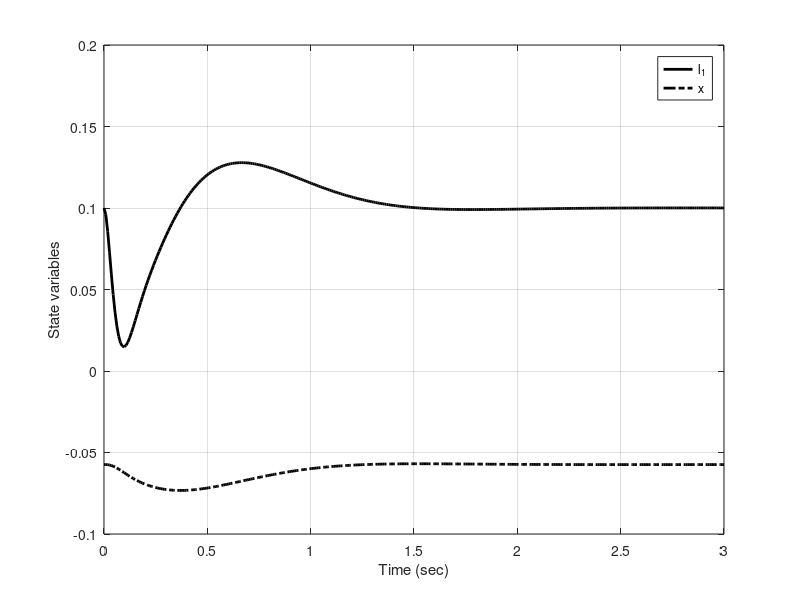

Reproduce this figure in MATLAB.
%
%   Pole placement and Simulation of the active suspension system
%   Example 6-18 of the book
%   Copyright Hamid D. Taghirad 2014
%
clear all
A=[0 0 1 -1 0; 0 0 1 0 0;-10 0 -2 2 0;720 -660 12 -12 0; 1 0 0 0 0];
b1=[0 ; 0; 0.00333; -0.02; 0];
b2=[0; -1; 0; 0; 0];
b3=[0; 0; 0; 0; 1];
pd=[-5 -25+25*j -25-25*j -3+3*j -3-3*j];
k=place(A,b1,pd)

% Closed loop system
Acl=A-b1*k; Bcl=0.1*b2;
C=[1 0 0 0 0]; D=0; ld=0.1;
active_fb=ss(Acl,Bcl,C, D);
[y,t,x]=impulse(active_fb);

% plot the result
plot(t,x(:,1)+ld,'k',t,x(:,5)-0.574*ld,'k-.'), grid
set(findall(figure(1),'type','line'),'linewidth',2)
xlabel('Time (sec)')
ylabel('State variables')
legend('l_1','x')
